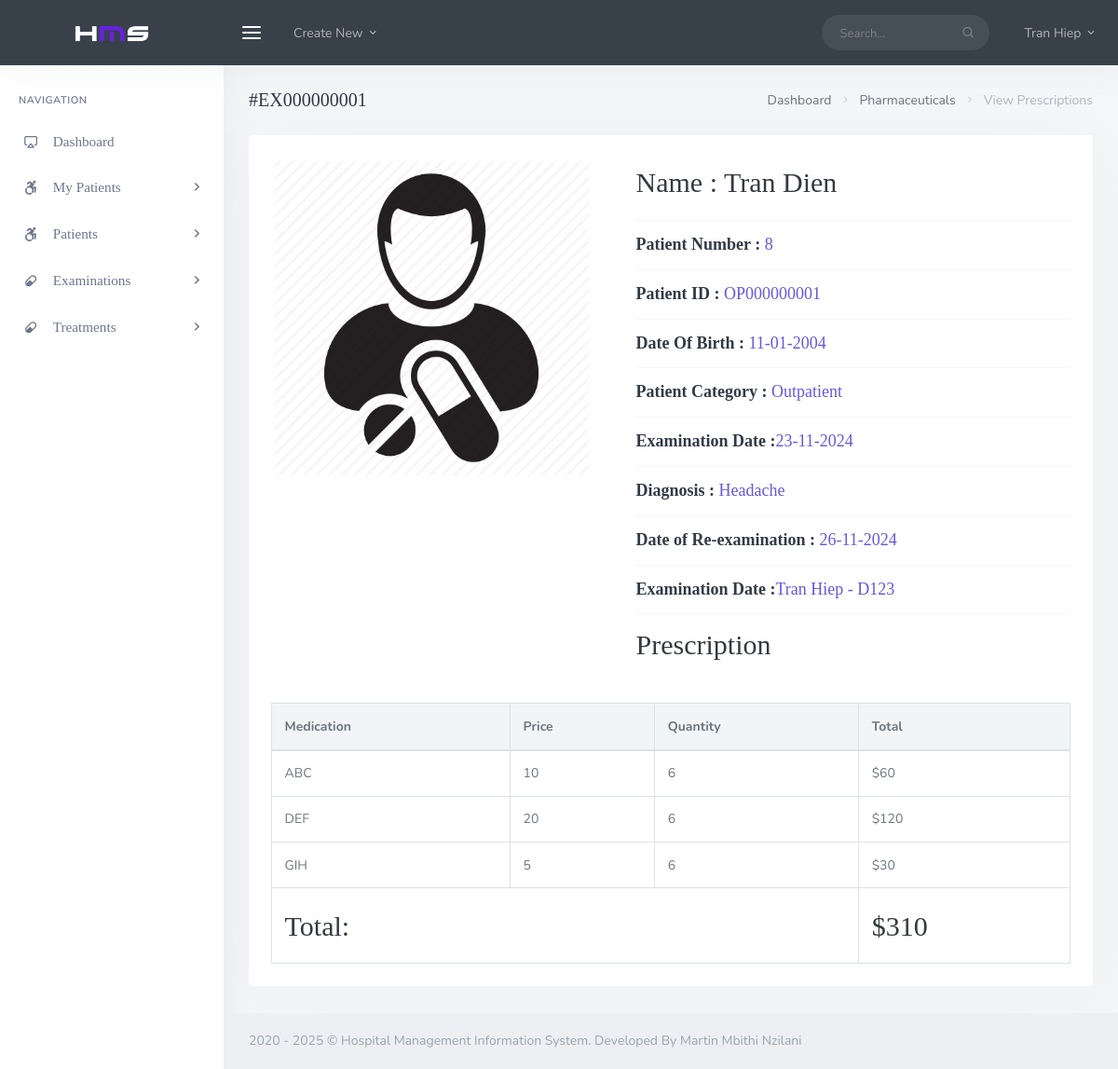
/backend/doc/view_single_pres.php?pres_id=EX000000001 (signed in), run on the app's committed database.
### tables this page shows
CREATE TABLE `doctor` (
  `ECode` varchar(50) NOT NULL,
  `Gender` varchar(50) NOT NULL,
  `Address` varchar(50) NOT NULL,
  `StartDate` date NOT NULL,
  `Fname` varchar(50) NOT NULL,
  `Lname` varchar(50) NOT NULL,
  `DoB` date NOT NULL,
  `Phone` varchar(50) NOT NULL,
  `Name` varchar(50) NOT NULL,
  `Year` int(11) NOT NULL,
  `DCode` varchar(50) NOT NULL,
  `password` varchar(200) NOT NULL
);

CREATE TABLE `examination` (
  `ExamCode` varchar(50) NOT NULL,
  `Diagnosis` varchar(50) NOT NULL,
  `ExamDate` datetime NOT NULL,
  `NextExDate` date NOT NULL,
  `Fee` varchar(50) NOT NULL,
  `DECode` varchar(50) NOT NULL,
  `OPCode` varchar(50) NOT NULL
);

CREATE TABLE `patient` (
  `PCode` int(50) NOT NULL,
  `Gender` varchar(50) NOT NULL,
  `DoB` date NOT NULL,
  `Address` varchar(50) NOT NULL,
  `Phone` varchar(50) NOT NULL,
  `Fname` varchar(50) NOT NULL,
  `Lname` varchar(50) NOT NULL
);

CREATE TABLE `outpatient` (
  `OPCode` varchar(50) NOT NULL,
  `PCode` int(50) NOT NULL
);

CREATE TABLE `exam_use` (
  `ExamCode` varchar(50) NOT NULL,
  `MCode` varchar(50) NOT NULL,
  `quantity` int(10) NOT NULL,
  `price` int(10) NOT NULL
);

CREATE TABLE `medication` (
  `MCode` varchar(50) NOT NULL,
  `Price` int(50) NOT NULL,
  `Name` varchar(50) NOT NULL,
  `ExpirationDate` date NOT NULL,
  `Effect` varchar(50) NOT NULL
);

### assets/dataProvider.php (called while the page is built, shortened)
<?php
function executeQuery($sql){
    $conn = new mysqli('localhost', 'dean', 'mypassword', 'hospital');
    if (!($result = $conn->query($sql)))
        echo $conn->connect_error;
    return $result;
}
?>

### backend/doc/view_single_pres.php (the view, shortened to what this page needs)
<?php
  require ('../../assets/dataProvider.php');
?>
<!DOCTYPE html>
<html lang="en">
<?php include ('assets/inc/head.php');?>
    <body>
        <div id="wrapper">
            <?php include('assets/inc/nav.php');?>
                <?php include("assets/inc/sidebar.php");?>
            <?php
                $pres_id = $_GET['pres_id'];
                $ret="SELECT  * FROM `examination` E JOIN `outpatient` O ON E.OPCode = O.OPCode JOIN `patient` P ON P.PCode = O.PCode  WHERE ExamCode = '".$pres_id."'";
                $res = executeQuery($ret);
                while($row=$res->fetch_object())
                {
                    $sql = "SELECT * FROM `doctor` WHERE `ECode` = '".$row->DECode."'";
                    $res1 = executeQuery($sql);
                    $row1 = $res1->fetch_array();
                    ?>
                <div class="content-page">
                    <div class="content">
                        <div class="container-fluid">
                            <div class="row">
                                <div class="col-12">
                                    <div class="page-title-box">
                                        <div class="page-title-right">
                                            <ol class="breadcrumb m-0">
                                                <li class="breadcrumb-item"><a href="his_doc_dashboard.php">Dashboard</a></li>
                                                <li class="breadcrumb-item"><a href="javascript: void(0);">Pharmaceuticals</a></li>
                                                <li class="breadcrumb-item active">View Prescriptions</li>
                                            </ol>
                                        </div>
                                        <h4 class="page-title">#<?php echo $row->ExamCode;?></h4>
                                    </div>
                                </div>
                            </div>
                            <div class="row">
                                <div class="col-12">
                                    <div class="card-box">
                                        <div class="row">
                                            <div class="col-xl-5">
                                                <div class="tab-content pt-0">
                                                    <div class="tab-pane active show" id="product-1-item">
                                                        <img src="assets/images/users/patient.png" alt="" class="img-fluid mx-auto d-block rounded">
                                                    </div>
                                                </div>
                                            </div>
                                            <div class="col-xl-7">
                                                <div class="pl-xl-3 mt-3 mt-xl-0">
                                                    <h2 class="mb-3">Name : <?php echo $row->Fname . " " . $row->Lname;?></h2>
                                                    <hr>
                                                    <h4 class="text-primary "><b class="text-dark"> Patient Number : </b><?php echo $row->PCode;?></h4>
                                                    <hr>
                                                    <h4 class="text-primary "><b class="text-dark"> Patient ID : </b><?php echo $row->OPCode;?></h4>
                                                    <hr>
                                                    <h4 class="text-primary"><b class="text-dark">Date Of Birth : </b> <?php echo date("d-m-Y",strtotime($row->DoB));?> </h4>
                                                    <hr>
                                                    <h4 class="text-primary "><b class="text-dark">Patient Category : </b>Outpatient</h4>
                                                    <hr>
                                                    <h4 class="text-primary"> <b class="text-dark">Examination Date :</b><?php echo date("d-m-Y",strtotime($row->ExamDate));?> </h4>
                                                    <hr>
                                                    <h4 class="text-primary "><b class="text-dark">Diagnosis : </b><?php echo $row->Diagnosis;?></h4>
                                                    <hr>
                                                    <h4 class="text-primary"> <b class="text-dark">Date of Re-examination : </b><?php
                                                        if($row->NextExDate == "0000-00-00")
                                                        {
                                                            echo "NO";
                                                        }else
                                                            echo date("d-m-Y",strtotime($row->NextExDate));
                                                        ?> </h4>
                                                    <hr>
                                                    <h4 class="text-primary"> <b class="text-dark">Examination Date :</b><?php echo $row1['Fname'] . " " . $row1['Lname'] . " - ". $row->DECode;?> </h4>
                                                    <hr>
                                                    <h2 class="align-centre">Prescription</h2>
                                                </div>
                                            </div>
                                        </div>
                                        <div class="table-responsive mt-4">
                                            <table class="table table-bordered table-centered mb-0">
                                                <thead class="thead-light">
                                                    <tr>
                                                        <th>Medication</th>
                                                        <th>Price</th>
                                                        <th>Quantity</th>
                                                        <th>Total</th>
                                                    </tr>
                                                </thead>
                                                <tbody>
                                                <?php
                                                $sql = "SELECT * FROM `exam_use` E JOIN `medication` M ON E.MCode = M.MCode WHERE E.ExamCode = '".$pres_id."'";
                                                $result = executeQuery($sql);
                                                while($row1 = $result-> fetch_array())
                                                {
                                                ?>
                                                    <tr>
                                                        <td><?php echo $row1['Name'] ?></td>
                                                        <td><?php echo $row1['price'] ?></td>
                                                        <td>
                                                            <?php echo $row1['quantity'] ?>
                                                        </td>
                                                        <td> $<?php echo ($row1['quantity']*$row1['price']) ?></td>
                                                    </tr>
                                                <?php }
                                                $sql1 = "SELECT * FROM `examination` WHERE `ExamCode` = '".$pres_id."'";
                                                $res1 = executeQuery($sql1);
                                                $row2 = $res1->fetch_array();
                                                ?>
                                                    <tr>
                                                        <td colspan="3"><h2>Total: </h2></td>
                                                        <td><h2>$<?php echo $row2['Fee'] ?></h2></td>
                                                    </tr>
                                                </tbody>
                                            </table>
                                        </div>
                                    </div>
                                </div>
                            </div>
                        </div>
                    </div>
                        <?php include('assets/inc/footer.php');?>
                </div>
            <?php }?>
        </div>
    </body>
</html>

### backend/doc/assets/inc/nav.php (shortened to what this page needs)
<?php
    $doc_id = $_SESSION['doc_id'];
    $ret="SELECT * FROM  `doctor` WHERE ECode = '".$doc_id."'";
    $res = executeQuery($ret);
    while($row=$res->fetch_object())
    {
?>
    <div class="navbar-custom">
        <ul class="list-unstyled topnav-menu float-right mb-0">
            <li class="d-none d-sm-block">
                <form class="app-search">
                    <div class="app-search-box">
                        <div class="input-group">
                            <input type="text" class="form-control" placeholder="Search...">
                            <div class="input-group-append">
                                <button class="btn" type="submit">
                                    <i class="fe-search"></i>
                                </button>
                            </div>
                        </div>
                    </div>
                </form>
            </li>
            <li class="dropdown notification-list">
                <a class="nav-link dropdown-toggle nav-user mr-0 waves-effect waves-light" data-toggle="dropdown" href="#" role="button" aria-haspopup="false" aria-expanded="false">
                    <span class="pro-user-name ml-1">
                        <?php echo $row->Fname;?> <?php echo $row->Lname;?> <i class="mdi mdi-chevron-down"></i>
                    </span>
                </a>
            </li>
        </ul>
        <div class="logo-box">
            <a href="his_doc_dashboard.php" class="logo text-center">
                <span class="logo-lg">
                    <img src="assets/images/logo-light.png" alt="" height="18">
                </span>
            </a>
        </div>
        <ul class="list-unstyled topnav-menu topnav-menu-left m-0">
            <li>
                <button class="button-menu-mobile waves-effect waves-light">
                    <i class="fe-menu"></i>
                </button>
            </li>
            <li class="dropdown d-none d-lg-block">
                <a class="nav-link dropdown-toggle waves-effect waves-light" data-toggle="dropdown" href="#" role="button" aria-haspopup="false" aria-expanded="false">
                    Create New
                    <i class="mdi mdi-chevron-down"></i>
                </a>
            </li>
        </ul>
    </div>
<?php }?>

### backend/doc/assets/inc/sidebar.php (shortened to what this page needs)
<div class="left-side-menu">
                <div class="slimscroll-menu">
                    <div id="sidebar-menu">
                        <ul class="metismenu" id="side-menu">
                            <li class="menu-title">Navigation</li>
                            <li>
                                <a href="his_doc_dashboard.php">
                                    <i class="fe-airplay"></i>
                                    <span> Dashboard </span>
                                </a>
                            </li>
                            <li>
                                <a href="javascript: void(0);">
                                    <i class="fab fa-accessible-icon"></i>
                                    <span> My Patients </span>
                                    <span class="menu-arrow"></span>
                                </a>
                            </li>
                            <li>
                                <a href="javascript: void(0);">
                                    <i class="fab fa-accessible-icon"></i>
                                    <span> Patients </span>
                                    <span class="menu-arrow"></span>
                                </a>
                            </li>
                            <li>
                                <a href="javascript: void(0);">
                                    <i class="mdi mdi-pill"></i>
                                    <span> Examinations </span>
                                    <span class="menu-arrow"></span>
                                </a>
                            </li>
                            <li>
                                <a href="javascript: void(0);">
                                    <i class="mdi mdi-pill"></i>
                                    <span> Treatments </span>
                                    <span class="menu-arrow"></span>
                                </a>
                            </li>
                        </ul>
                    </div>
                </div>
            </div>

### data on the page
doctor: Fname "Tran", Lname "Hiep"
examination: ExamCode "EX000000001", patient.Fname "Tran", patient.Lname "Dien", patient.PCode "8", OPCode.OPCode "OP000000001", patient.DoB "11-01-2004", ExamDate "23-11-2024", Diagnosis "Headache", NextExDate "26-11-2024", DECode.Fname "Tran", DECode.Lname "Hiep", DECode "D123", Fee "310"
exam_use: MCode.Name "ABC", price "10", quantity "6", $row1['quantity']*$row1['price'] "60"
exam_use: MCode.Name "DEF", price "20", quantity "6", $row1['quantity']*$row1['price'] "120"
exam_use: MCode.Name "GIH", price "5", quantity "6", $row1['quantity']*$row1['price'] "30"
